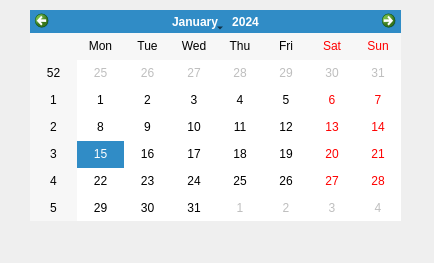
<?xml version="1.0" encoding="UTF-8"?>
<ui version="4.0">
 <class>calen</class>
 <widget class="QMainWindow" name="calen">
  <property name="geometry">
   <rect>
    <x>0</x>
    <y>0</y>
    <width>434</width>
    <height>263</height>
   </rect>
  </property>
  <property name="windowTitle">
   <string>MainWindow</string>
  </property>
  <widget class="QWidget" name="centralwidget">
   <widget class="QCalendarWidget" name="data">
    <property name="geometry">
     <rect>
      <x>30</x>
      <y>10</y>
      <width>371</width>
      <height>211</height>
     </rect>
    </property>
   </widget>
  </widget>
  <widget class="QMenuBar" name="menubar">
   <property name="geometry">
    <rect>
     <x>0</x>
     <y>0</y>
     <width>434</width>
     <height>21</height>
    </rect>
   </property>
  </widget>
 </widget>
 <resources/>
 <connections/>
</ui>
